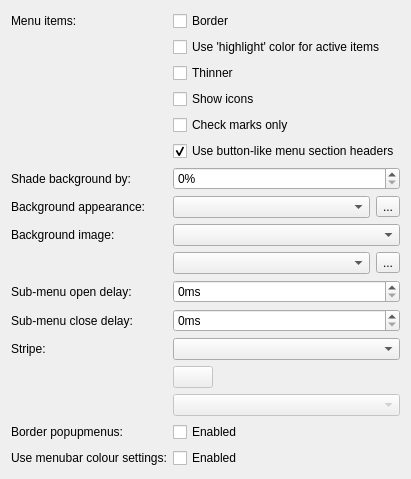
     <widget class="QWidget" name="page_23">
      <layout class="QFormLayout" name="formLayout_14">
       <item row="0" column="0">
        <widget class="QLabel" name="label_60">
         <property name="text">
          <string>Menu items:</string>
         </property>
        </widget>
       </item>
       <item row="0" column="1">
        <widget class="QCheckBox" name="borderMenuitems">
         <property name="toolTip">
          <string>&lt;p&gt;If enabled, selected menuitems will be drawn with a border around the gradient. This will cause them to have a rounded look if the general round setting is not set to none.</string>
         </property>
         <property name="text">
          <string>Border</string>
         </property>
        </widget>
       </item>
       <item row="1" column="1">
        <widget class="QCheckBox" name="useHighlightForMenu">
         <property name="toolTip">
          <string>&lt;p&gt;If enabled, selected menuitems will be drawn using the 'highlight' color, otherwise a darkened shade of the background color will be used instead.</string>
         </property>
         <property name="text">
          <string>Use 'highlight' color for active items</string>
         </property>
        </widget>
       </item>
       <item row="2" column="1">
        <widget class="QCheckBox" name="thin_menuitems">
         <property name="toolTip">
          <string>&lt;p&gt;Enable this to reduce the height of menuitems.</string>
         </property>
         <property name="text">
          <string>Thinner</string>
         </property>
        </widget>
       </item>
       <item row="3" column="1">
        <widget class="QCheckBox" name="menuIcons">
         <property name="toolTip">
          <string>&lt;p&gt;If enabled, then icons associated with menuitems will be drawn, otherwise they will be hidden (but the space they would have occupied will still be there).</string>
         </property>
         <property name="text">
          <string>Show icons</string>
         </property>
        </widget>
       </item>
       <item row="4" column="1">
        <widget class="QCheckBox" name="onlyTicksInMenu">
         <property name="toolTip">
          <string>&lt;p&gt;If enabled, checked menu items get only a check mark instead of a checkbox or radiobutton.</string>
         </property>
         <property name="text">
          <string>Check marks only</string>
         </property>
        </widget>
       </item>
       <item row="6" column="0">
        <widget class="QLabel" name="label_26">
         <property name="text">
          <string>Shade background by:</string>
         </property>
        </widget>
       </item>
       <item row="6" column="1">
        <widget class="QSpinBox" name="lighterPopupMenuBgnd">
         <property name="toolTip">
          <string>&lt;p&gt;Defines the amount by which the popup menu background will be lightened (or darkened).</string>
         </property>
         <property name="suffix">
          <string>%</string>
         </property>
        </widget>
       </item>
       <item row="7" column="0">
        <widget class="QLabel" name="label_75">
         <property name="text">
          <string>Background appearance:</string>
         </property>
        </widget>
       </item>
       <item row="7" column="1">
        <layout class="QHBoxLayout" name="horizontalLayout_6">
         <item>
          <widget class="QComboBox" name="menuBgndAppearance">
           <property name="toolTip">
            <string>&lt;p&gt;Defines the gradient applied to the background of the popup menus.</string>
           </property>
          </widget>
         </item>
         <item>
          <widget class="QToolButton" name="menuBgndAppearance_btn">
           <property name="text">
            <string>...</string>
           </property>
          </widget>
         </item>
        </layout>
       </item>
       <item row="8" column="1">
        <widget class="QComboBox" name="menuBgndGrad">
         <property name="toolTip">
          <string>&lt;p&gt;Defines background gradient orientation.</string>
         </property>
        </widget>
       </item>
       <item row="8" column="0">
        <widget class="QLabel" name="label_xx">
         <property name="text">
          <string>Background image:</string>
         </property>
        </widget>
       </item>
       <item row="9" column="1">
        <layout class="QHBoxLayout" name="horizontalLayout_7">
         <item>
          <widget class="QComboBox" name="menuBgndImage">
           <property name="toolTip">
            <string>&lt;p&gt;This adds a background image to popup menus.
            &lt;ul&gt;&lt;li&gt;None - No image.&lt;/li&gt;&lt;li&gt;Bordered rings - 'Air' like rings with borders.&lt;/li&gt;&lt;li&gt;Plain rings - 'Air' like rings, but without any border.&lt;/li&gt;&lt;li&gt;Square rings - 3 simple rounded squares.&lt;/li&gt;&lt;/ul&gt;&lt;/p&gt;</string>
           </property>
          </widget>
         </item>
         <item>
          <widget class="QToolButton" name="menuBgndImage_btn">
           <property name="text">
            <string>...</string>
           </property>
          </widget>
         </item>
        </layout>
       </item>
       <item row="10" column="0">
        <widget class="QLabel" name="label_45">
         <property name="text">
          <string>Sub-menu open delay:</string>
         </property>
        </widget>
       </item>
       <item row="10" column="1">
        <widget class="QSpinBox" name="menuDelay">
         <property name="toolTip">
          <string>&lt;p&gt;Defines the delay before a sub-menu appears.</string>
         </property>
         <property name="suffix">
          <string>ms</string>
         </property>
         <property name="prefix">
          <string/>
         </property>
        </widget>
       </item>
       <item row="12" column="0">
        <widget class="QLabel" name="label_44">
         <property name="text">
          <string>Stripe:</string>
         </property>
        </widget>
       </item>
       <item row="12" column="1">
        <widget class="QComboBox" name="menuStripe">
         <property name="toolTip">
          <string>&lt;p&gt;Defines the coloration of the menu-stripe that will be drawn on the left of popup menus - but only if this option is not set to 'none'.</string>
         </property>
        </widget>
       </item>
       <item row="13" column="1">
        <widget class="KColorButton" name="customMenuStripeColor">
         <property name="enabled">
          <bool>false</bool>
         </property>
         <property name="sizePolicy">
          <sizepolicy hsizetype="Fixed" vsizetype="Fixed">
           <horstretch>0</horstretch>
           <verstretch>0</verstretch>
          </sizepolicy>
         </property>
         <property name="toolTip">
          <string>&lt;p&gt;Sets the custom color.</string>
         </property>
        </widget>
       </item>
       <item row="14" column="1">
        <widget class="QComboBox" name="menuStripeAppearance">
         <property name="enabled">
          <bool>false</bool>
         </property>
         <property name="toolTip">
          <string>&lt;p&gt;Defines the gradient to be used for the menu stripe.</string>
         </property>
        </widget>
       </item>
       <item row="15" column="0">
        <widget class="QLabel" name="label_61">
         <property name="text">
          <string>Border popupmenus:</string>
         </property>
        </widget>
       </item>
       <item row="15" column="1">
        <widget class="QCheckBox" name="popupBorder">
         <property name="toolTip">
          <string>&lt;p&gt;If enabled, the whole popup menu will have a border, otherwise no border will be drawn. This option should be enabled unless you have also enabled shadows in your window manager.</string>
         </property>
         <property name="text">
          <string>Enabled</string>
         </property>
        </widget>
       </item>
       <item row="16" column="0">
        <widget class="QLabel" name="label_97">
         <property name="text">
          <string>Use menubar colour settings:</string>
         </property>
        </widget>
       </item>
       <item row="16" column="1">
        <widget class="QCheckBox" name="shadePopupMenu">
         <property name="text">
          <string>Enabled</string>
         </property>
        </widget>
       </item>
       <item row="5" column="1">
        <widget class="QCheckBox" name="buttonStyleMenuSections">
         <property name="toolTip">
          <string>&lt;html&gt;&lt;head/&gt;&lt;body&gt;&lt;p&gt;When enabled, menu section titles look a bit like buttons.&lt;/p&gt;&lt;p&gt;When disabled, they are left-aligned under a separator line and use a bold, underlined typeface.&lt;/p&gt;&lt;/body&gt;&lt;/html&gt;</string>
         </property>
         <property name="text">
          <string>Use button-like menu section headers</string>
         </property>
         <property name="checked">
          <bool>true</bool>
         </property>
        </widget>
       </item>
       <item row="11" column="1">
        <widget class="QSpinBox" name="menuCloseDelay">
         <property name="toolTip">
          <string>Defines the delay before a sub-menu closes. Applicable on Qt5.5 or later</string>
         </property>
         <property name="suffix">
          <string>ms</string>
         </property>
        </widget>
       </item>
       <item row="11" column="0">
        <widget class="QLabel" name="label_72">
         <property name="text">
          <string>Sub-menu close delay:</string>
         </property>
        </widget>
       </item>
      </layout>
     </widget>
